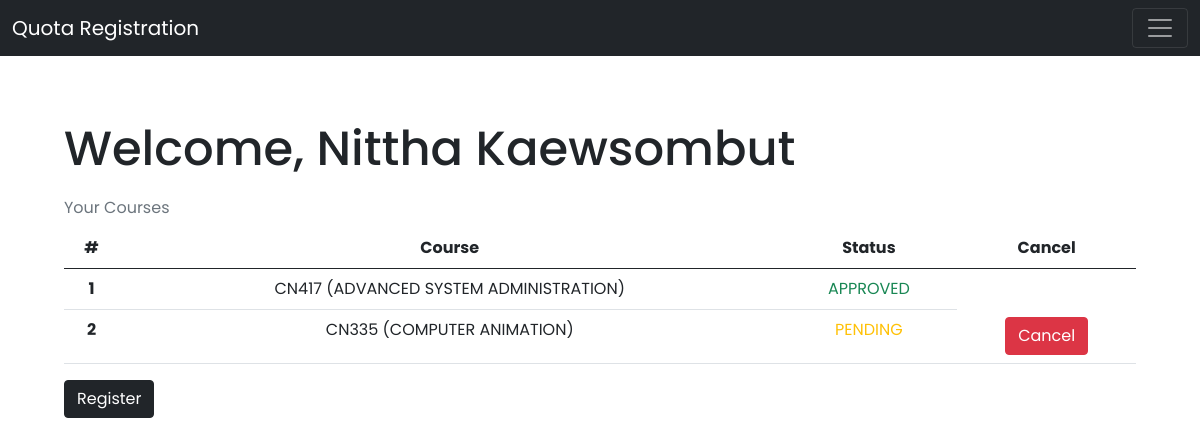
The app's page / (signed in), older data.
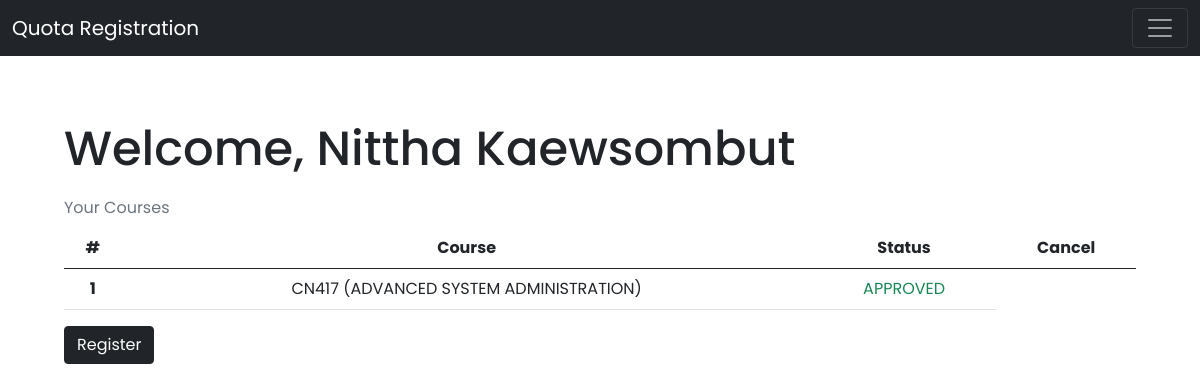
The same page, newer data.
### courses/models.py (models this page shows)
class QuotaRequest(models.Model):
    student = models.ForeignKey(User, on_delete=models.CASCADE)
    course = models.ForeignKey(Course, on_delete=models.CASCADE, related_name='quota_request')
    course_approved = models.BooleanField(default=False)
    def __str__(self):
        return f'{self.course}'

class Course(models.Model):
    course_id = models.CharField(max_length=10, unique=True)
    course_name = models.CharField(max_length=60, unique=True)
    semester = models.IntegerField()
    year = models.IntegerField()
    seat = models.IntegerField()
    course_open = models.BooleanField(default=True)
    def __str__(self):
        return f'{self.course_id} ({self.course_name})'

### students/views.py (the view)
# urls.py: 2. Add a URL to urlpatterns:  path('', views.home, name='home')
def home(request):
    if request.user.is_staff:
        return HttpResponseRedirect(reverse('admin:index'))
    if not request.user.is_authenticated:
        return HttpResponseRedirect(reverse('login'))
    user_courses = QuotaRequest.objects.filter(student=request.user)
    context = {'user_courses': user_courses}
    return render(request, 'students/home.html', context)

### students/templates/students/home.html (shortened to what this page needs)
{% extends 'students/layout.html' %}
{% block body %}
<div class="home-body">
    <h2>Welcome, {{ request.user.first_name }} {{ request.user.last_name }}</h1>
    <table class="table table-hover caption-top">
        <caption>Your Courses</caption>
        <thead>
            <tr>
                <th scope="col">#</th>
                <th scope="col">Course</th>
                <th scope="col">Status</th>
                <th scope="col">Cancel</th>
            </tr>
        </thead>
        <tbody>
            {% for course in user_courses %}
            <tr>
                <th scope="row">{{ forloop.counter }}</th>
                <td>{{ course }}</td>
                {% if course.course_approved %}
                <td class="text-success">APPROVED</td>
                {% else %}
                <td class="text-warning">PENDING</td>
                {% endif %}
                {% if not course.course_approved %}
                <td>
                    <form method="post" action="{% url 'cancel_request' course.id %}">
                        <button class="btn btn-danger" type="submit">Cancel</button>
                    </form>
                </td>
                {% endif %}
            </tr>
            {% endfor %}
        </tbody>
    </table>
    <a class="btn btn-dark" href="{% url 'register' %}">Register</a>
</div>
{% endblock %}

Row changes from the older to the newer data that the page shows:
removed QuotaRequest: course.course_name "CN335 (COMPUTER ANIMATION)", course_approved "PENDING"
